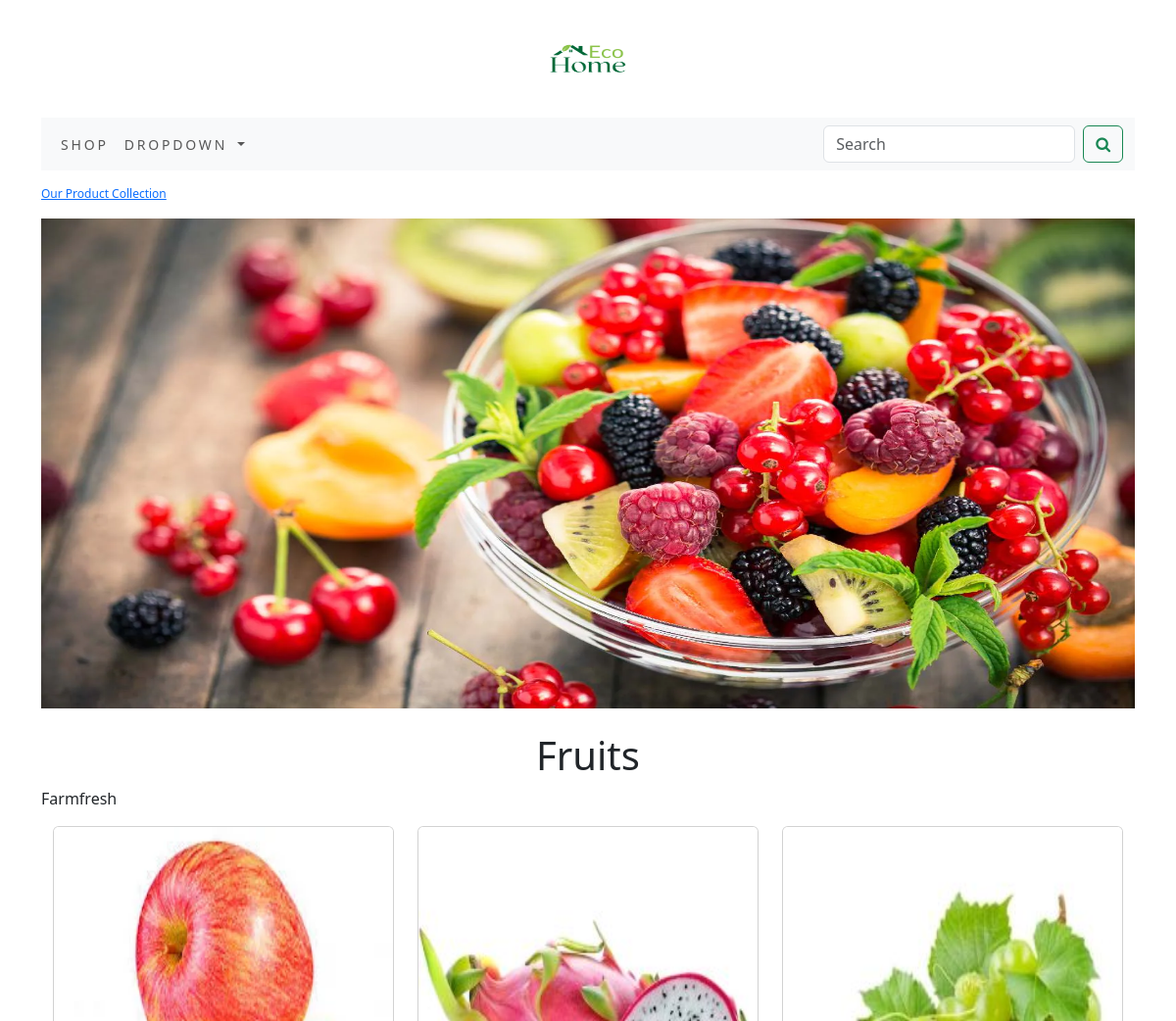
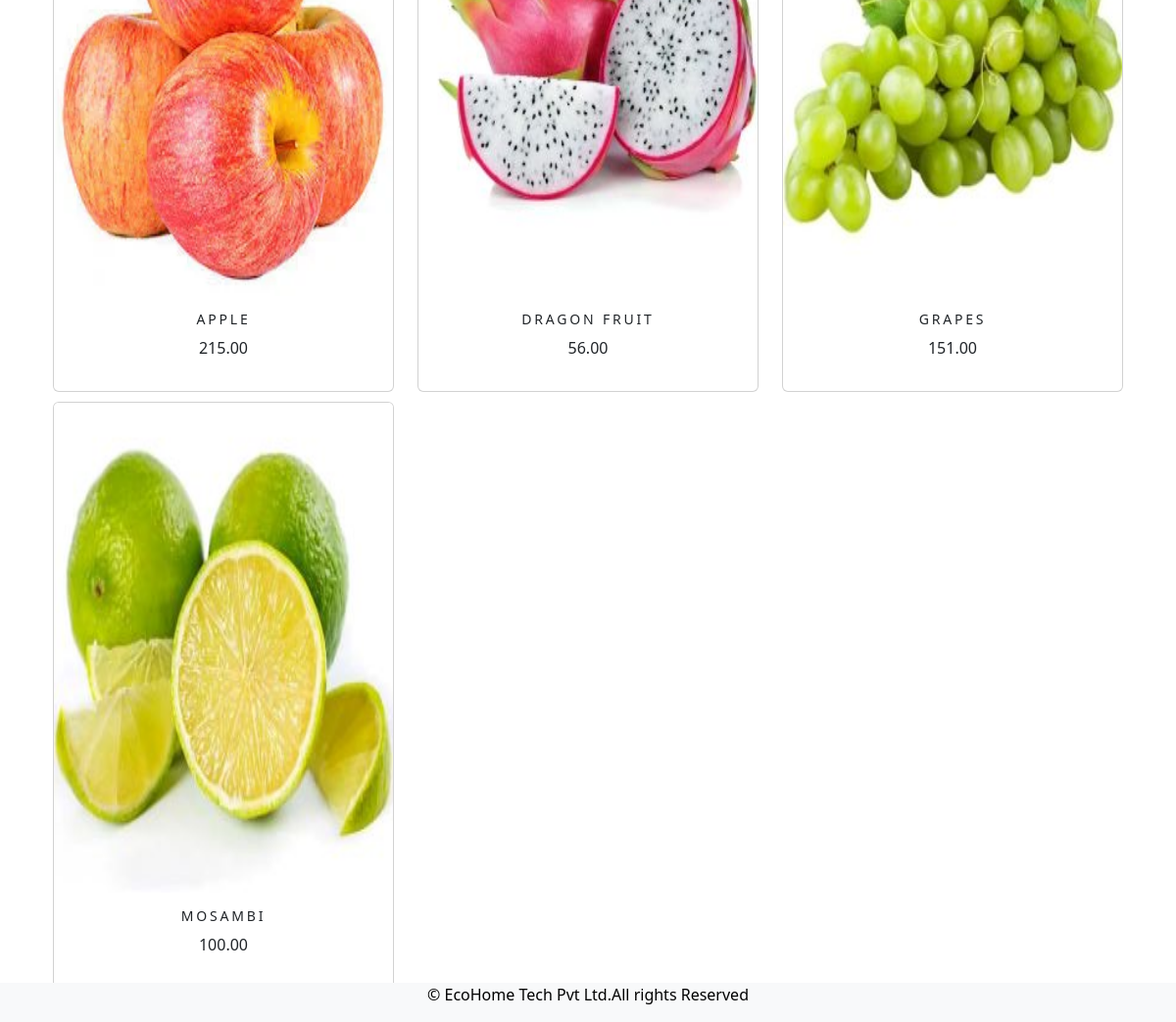
The app's page /shop/fruits/ with its own data (2 pictures, top to bottom).
### shop/models.py (models this page shows, shortened)
class Category(models.Model):
    name=models.CharField(max_length=250,unique=True)
    slug=models.SlugField(max_length=250,unique=True)
    desc=models.TextField(blank=True)
    image=models.ImageField(upload_to='category',blank=True)
    class Meta:
        ordering=('name',)
        verbose_name='category'
        verbose_name_plural='categories'
    def get_url(self):
        return reverse('shop:products_by_category',args=[self.slug])

class Product(models.Model):
    name=models.CharField(max_length=250,unique=True)
    slug=models.SlugField(max_length=250,unique=True)
    desc=models.TextField(blank=True)
    price=models.DecimalField(max_digits=10,decimal_places=2)
    category=models.ForeignKey(Category,on_delete=models.CASCADE)
    image=models.ImageField(upload_to='product',blank=True)
    stock=models.IntegerField()
    available=models.BooleanField(default=True)
    created=models.DateTimeField(auto_now_add=True)
    updated=models.DateTimeField(auto_now=True)
    class Meta:
        ordering = ('name',)
        verbose_name = 'product'
        verbose_name_plural = 'products'
    def get_url(self):
        return reverse('shop:prodCatdetail', args=[self.category.slug,self.slug])

### shop/views.py (the view)
# urls.py: path('',views.allProdCat,name='allProdCat'),
def allProdCat(request,c_slug=None):
    c_page=None
    products_list=None
    if c_slug!=None:
        c_page=get_object_or_404(Category,slug=c_slug)
        products_list=Product.objects.all().filter(category=c_page,available=True)
    else:
        products_list=Product.objects.all().filter(available=True)
    paginator=Paginator(products_list,6)
    try:
        page=int(request.GET.get('page','1'))
    except:
        page=1
    try:
        products=paginator.page(page)
    except(EmptyPage,InvalidPage):
        products=paginator.page(paginator.num_pages)
    return render(request, "category.html", {'category':c_page, 'products':products})

### cart/context_processors.py (called while the page is built)
def counter(request):
    item_count=0
    if 'admin' in request.path:
        return{}
    else:
        try:
            cart=Cart.objects.filter(cart_id=_cart_id(request))
            cart_items=CartItem.objects.all().filter(cart=cart[:1])
            for cart_item in cart_items:
                item_count += cart_item.quantity
        except Cart.DoesNotExist:
            item_count=0
    return dict(item_count=item_count)

### cart/views.py (called while the page is built)
def _cart_id(request):
    cart=request.session.session_key
    if not cart:
        cart=request.session.create()
    return cart

### shop/context_processors.py (called while the page is built)
def menu_links(request):
    links=Category.objects.all()
    return dict(links=links)

### templates/category.html (shortened to what this page needs)
{% extends 'base.html' %}
{% load static %}
{% block content %}
  {% if category %}
     <div class="row my_row_class">
        <div class="mx_auto">
           <p><a href="{% url 'shop:allProdCat' %}">Our Product Collection</a></p>
        </div>
     </div>
  {% endif %}
    <div class="mx_auto">
      {% if category %}
      <img class="my_image" src="{{category.image.url}}" alt="{{category.name}}">
    </div>
      <br>
    <div>
      <h1 class="text-center">{{category.name}}</h1>
      <p class="text-justify">{{category.desc}}</p>
    </div>
  {% endif %}
    <div class="container">
       <div class="row mx_auto">
          {% for product in products.object_list %}
          <div class="my_bottom_margin col-9 col-sm-12 col-md-4 col-lg-4">
              <div class="card text-center" style="min-width:18rem;">
                  <a href="{{product.get_url}}"><img class="card-img-top my_image" src="{{product.image.url}}" alt="{{product.name}}"></a>
                  <div class="card-body">
                      <h4>{{product.name}}</h4>
                       <p>{{product.price}}</p>
                  </div>
              </div>
          </div>
          {% endfor %}
       </div>
        <br>
    </div>
{% endblock %}

### static/css/custom.css (style rules this page uses)
body { font-family: 'Roboto', sans-serif; }
.my_row_class { padding-top:15px; }
.my_row_class .mx_auto { color:#000; font-size:12px; }
.my_image { width:100%; height:500px; }
.my_bottom_margin { margin-bottom:10px; }
.card-body h4 { font-size:14px; text-transform:uppercase; letter-spacing:.2em; }

### records on screen
Category: image (picture), name "Fruits", desc "Farmfresh"
Product: image (picture), name "APPLE", price "215.00"
Product: image (picture), name "DRAGON FRUIT", price "56.00"
Product: image (picture), name "GRAPES", price "151.00"
Product: image (picture), name "MOSAMBI", price "100.00"
